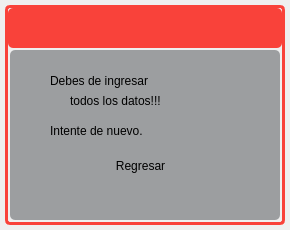
<?xml version="1.0" encoding="UTF-8"?>
<ui version="4.0">
 <class>InicioSesion</class>
 <widget class="QWidget" name="InicioSesion">
  <property name="geometry">
   <rect>
    <x>0</x>
    <y>0</y>
    <width>290</width>
    <height>230</height>
   </rect>
  </property>
  <property name="windowTitle">
   <string>Form</string>
  </property>
  <property name="styleSheet">
   <string notr="true">border-radius: 5px</string>
  </property>
  <layout class="QVBoxLayout" name="verticalLayout">
   <property name="spacing">
    <number>0</number>
   </property>
   <property name="leftMargin">
    <number>0</number>
   </property>
   <property name="topMargin">
    <number>0</number>
   </property>
   <property name="rightMargin">
    <number>0</number>
   </property>
   <property name="bottomMargin">
    <number>0</number>
   </property>
   <item>
    <widget class="QFrame" name="central_widget_frame">
     <property name="frameShape">
      <enum>QFrame::StyledPanel</enum>
     </property>
     <property name="frameShadow">
      <enum>QFrame::Raised</enum>
     </property>
     <layout class="QVBoxLayout" name="shadow_layout">
      <property name="spacing">
       <number>0</number>
      </property>
      <property name="leftMargin">
       <number>5</number>
      </property>
      <property name="topMargin">
       <number>5</number>
      </property>
      <property name="rightMargin">
       <number>5</number>
      </property>
      <property name="bottomMargin">
       <number>5</number>
      </property>
      <item>
       <widget class="QFrame" name="background_frame">
        <property name="styleSheet">
         <string notr="true">QWidget#background_frame{
border-style: solid;
border-width: 3px;

	border-color: rgb(249, 66, 58);
}</string>
        </property>
        <property name="frameShape">
         <enum>QFrame::StyledPanel</enum>
        </property>
        <property name="frameShadow">
         <enum>QFrame::Raised</enum>
        </property>
        <layout class="QVBoxLayout" name="verticalLayout_2">
         <property name="spacing">
          <number>0</number>
         </property>
         <property name="leftMargin">
          <number>0</number>
         </property>
         <property name="topMargin">
          <number>0</number>
         </property>
         <property name="rightMargin">
          <number>0</number>
         </property>
         <property name="bottomMargin">
          <number>0</number>
         </property>
         <item>
          <widget class="QFrame" name="top_bar_frame">
           <property name="minimumSize">
            <size>
             <width>0</width>
             <height>40</height>
            </size>
           </property>
           <property name="maximumSize">
            <size>
             <width>16777215</width>
             <height>40</height>
            </size>
           </property>
           <property name="styleSheet">
            <string notr="true">background-color: rgb(249, 66, 58);</string>
           </property>
           <property name="frameShape">
            <enum>QFrame::StyledPanel</enum>
           </property>
           <property name="frameShadow">
            <enum>QFrame::Raised</enum>
           </property>
           <layout class="QHBoxLayout" name="horizontalLayout_3">
            <item>
             <widget class="QLabel" name="title_label">
              <property name="minimumSize">
               <size>
                <width>120</width>
                <height>0</height>
               </size>
              </property>
              <property name="font">
               <font>
                <pointsize>10</pointsize>
                <bold>true</bold>
               </font>
              </property>
              <property name="styleSheet">
               <string notr="true">color: white;</string>
              </property>
              <property name="text">
               <string/>
              </property>
             </widget>
            </item>
            <item>
             <widget class="QFrame" name="buttons_holder_frame">
              <property name="minimumSize">
               <size>
                <width>130</width>
                <height>30</height>
               </size>
              </property>
              <property name="maximumSize">
               <size>
                <width>113</width>
                <height>16777215</height>
               </size>
              </property>
              <property name="frameShape">
               <enum>QFrame::StyledPanel</enum>
              </property>
              <property name="frameShadow">
               <enum>QFrame::Raised</enum>
              </property>
              <widget class="QToolButton" name="minimize_button">
               <property name="geometry">
                <rect>
                 <x>10</x>
                 <y>0</y>
                 <width>22</width>
                 <height>22</height>
                </rect>
               </property>
               <property name="text">
                <string/>
               </property>
               <property name="icon">
                <iconset>
                 <normaloff>../iconos/icons/maximize-window.png</normaloff>../iconos/icons/maximize-window.png</iconset>
               </property>
               <property name="iconSize">
                <size>
                 <width>25</width>
                 <height>25</height>
                </size>
               </property>
              </widget>
              <widget class="QToolButton" name="restore_button">
               <property name="geometry">
                <rect>
                 <x>50</x>
                 <y>0</y>
                 <width>22</width>
                 <height>22</height>
                </rect>
               </property>
               <property name="text">
                <string/>
               </property>
               <property name="icon">
                <iconset>
                 <normaloff>../iconos/icons/restore-window.png</normaloff>../iconos/icons/restore-window.png</iconset>
               </property>
               <property name="iconSize">
                <size>
                 <width>25</width>
                 <height>25</height>
                </size>
               </property>
              </widget>
              <widget class="QToolButton" name="maximize_button">
               <property name="geometry">
                <rect>
                 <x>50</x>
                 <y>0</y>
                 <width>22</width>
                 <height>22</height>
                </rect>
               </property>
               <property name="text">
                <string/>
               </property>
               <property name="icon">
                <iconset>
                 <normaloff>../iconos/icons/minimize-window.png</normaloff>../iconos/icons/minimize-window.png</iconset>
               </property>
               <property name="iconSize">
                <size>
                 <width>25</width>
                 <height>25</height>
                </size>
               </property>
              </widget>
              <widget class="QToolButton" name="close_button">
               <property name="geometry">
                <rect>
                 <x>90</x>
                 <y>0</y>
                 <width>22</width>
                 <height>22</height>
                </rect>
               </property>
               <property name="text">
                <string/>
               </property>
               <property name="icon">
                <iconset>
                 <normaloff>../iconos/icons/close-window.png</normaloff>../iconos/icons/close-window.png</iconset>
               </property>
               <property name="iconSize">
                <size>
                 <width>25</width>
                 <height>25</height>
                </size>
               </property>
              </widget>
             </widget>
            </item>
           </layout>
          </widget>
         </item>
         <item>
          <widget class="QFrame" name="content_frame">
           <property name="styleSheet">
            <string notr="true">QWidget#content_frame{
	border-image: url(:/imagen/logobueno_preview_rev_1.png);
}</string>
           </property>
           <property name="frameShape">
            <enum>QFrame::StyledPanel</enum>
           </property>
           <property name="frameShadow">
            <enum>QFrame::Raised</enum>
           </property>
           <layout class="QVBoxLayout" name="verticalLayout_3">
            <property name="spacing">
             <number>2</number>
            </property>
            <property name="leftMargin">
             <number>2</number>
            </property>
            <property name="topMargin">
             <number>2</number>
            </property>
            <property name="rightMargin">
             <number>2</number>
            </property>
            <property name="bottomMargin">
             <number>2</number>
            </property>
            <item>
             <widget class="QFrame" name="frame">
              <property name="styleSheet">
               <string notr="true">QWidget#frame{background-color:rgba(151, 153, 155,240);}</string>
              </property>
              <property name="frameShape">
               <enum>QFrame::StyledPanel</enum>
              </property>
              <property name="frameShadow">
               <enum>QFrame::Raised</enum>
              </property>
              <widget class="QLabel" name="label_4">
               <property name="geometry">
                <rect>
                 <x>40</x>
                 <y>70</y>
                 <width>191</width>
                 <height>21</height>
                </rect>
               </property>
               <property name="styleSheet">
                <string notr="true">color: rgb(0, 0, 0);
font: 900 15pt &quot;Arial Black&quot;;
</string>
               </property>
               <property name="text">
                <string>Intente de nuevo.</string>
               </property>
              </widget>
              <widget class="QPushButton" name="regresar_button">
               <property name="geometry">
                <rect>
                 <x>100</x>
                 <y>100</y>
                 <width>61</width>
                 <height>31</height>
                </rect>
               </property>
               <property name="styleSheet">
                <string notr="true">QPushButton#regresar_button{
background-color: #74AA50;
color: white;
border-radius: 3px;
}
QPushButton::hover#regresar_button{background-color: #ffc13b};
</string>
               </property>
               <property name="text">
                <string>Regresar</string>
               </property>
              </widget>
              <widget class="QLabel" name="label_3">
               <property name="geometry">
                <rect>
                 <x>60</x>
                 <y>40</y>
                 <width>191</width>
                 <height>21</height>
                </rect>
               </property>
               <property name="styleSheet">
                <string notr="true">color: rgb(0, 0, 0);
font: 15pt &quot;Arial&quot;;

</string>
               </property>
               <property name="text">
                <string>todos los datos!!!</string>
               </property>
              </widget>
              <widget class="QLabel" name="label">
               <property name="geometry">
                <rect>
                 <x>40</x>
                 <y>20</y>
                 <width>191</width>
                 <height>21</height>
                </rect>
               </property>
               <property name="styleSheet">
                <string notr="true">color: rgb(0, 0, 0);
font: 15pt &quot;Arial&quot;;

</string>
               </property>
               <property name="text">
                <string>Debes de ingresar</string>
               </property>
              </widget>
             </widget>
            </item>
           </layout>
          </widget>
         </item>
        </layout>
       </widget>
      </item>
     </layout>
    </widget>
   </item>
  </layout>
 </widget>
 <resources>
  <include location="../imagenes/res.qrc"/>
 </resources>
 <connections/>
</ui>
